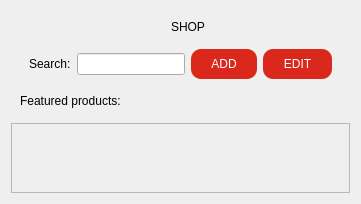
      <widget class="QWidget" name="shop">
       <layout class="QVBoxLayout" name="verticalLayout_4">
        <item>
         <widget class="QWidget" name="widget" native="true">
          <layout class="QVBoxLayout" name="verticalLayout_3">
           <item>
            <widget class="QLabel" name="label_2">
             <property name="maximumSize">
              <size>
               <width>1200</width>
               <height>100</height>
              </size>
             </property>
             <property name="styleSheet">
              <string notr="true">font: 75 20pt &quot;Bahnschrift Condensed&quot;;
padding-left: 15px;
</string>
             </property>
             <property name="text">
              <string>SHOP</string>
             </property>
             <property name="alignment">
              <set>Qt::AlignCenter</set>
             </property>
            </widget>
           </item>
           <item>
            <widget class="QWidget" name="CRUD_MENU" native="true">
             <layout class="QHBoxLayout" name="horizontalLayout">
              <item>
               <widget class="QLabel" name="label">
                <property name="maximumSize">
                 <size>
                  <width>100</width>
                  <height>16777215</height>
                 </size>
                </property>
                <property name="styleSheet">
                 <string notr="true">
font: bold 11pt &quot;Segoe UI&quot;;
color: black;</string>
                </property>
                <property name="text">
                 <string>Search:</string>
                </property>
               </widget>
              </item>
              <item>
               <widget class="QLineEdit" name="lineEdit_search">
                <property name="maximumSize">
                 <size>
                  <width>500</width>
                  <height>16777215</height>
                 </size>
                </property>
               </widget>
              </item>
              <item>
               <widget class="QPushButton" name="btn_add">
                <property name="cursor">
                 <cursorShape>PointingHandCursor</cursorShape>
                </property>
                <property name="styleSheet">
                 <string notr="true">background-color: #DA291C;
font: bold 11pt &quot;Segoe UI&quot;;
color: white;
border-radius: 10px;
border: none; 
padding: 8px 20px;</string>
                </property>
                <property name="text">
                 <string>ADD</string>
                </property>
               </widget>
              </item>
              <item>
               <widget class="QPushButton" name="btn_edit">
                <property name="cursor">
                 <cursorShape>PointingHandCursor</cursorShape>
                </property>
                <property name="styleSheet">
                 <string notr="true">background-color: #DA291C;
font: bold 11pt &quot;Segoe UI&quot;;
color: white;
border-radius: 10px;
border: none; 
padding: 8px 20px;</string>
                </property>
                <property name="text">
                 <string>EDIT</string>
                </property>
               </widget>
              </item>
             </layout>
            </widget>
           </item>
           <item>
            <widget class="QLabel" name="label_9">
             <property name="styleSheet">
              <string notr="true">font: 75 15pt &quot;Bahnschrift Condensed&quot;;</string>
             </property>
             <property name="text">
              <string>Featured products:</string>
             </property>
            </widget>
           </item>
          </layout>
         </widget>
        </item>
        <item>
         <widget class="QScrollArea" name="scrollArea">
          <property name="sizePolicy">
           <sizepolicy hsizetype="Preferred" vsizetype="Expanding">
            <horstretch>0</horstretch>
            <verstretch>0</verstretch>
           </sizepolicy>
          </property>
          <property name="styleSheet">
           <string notr="true"/>
          </property>
          <property name="widgetResizable">
           <bool>true</bool>
          </property>
          <widget class="QWidget" name="scrollAreaWidgetContents">
           <property name="geometry">
            <rect>
             <x>0</x>
             <y>0</y>
             <width>1129</width>
             <height>339</height>
            </rect>
           </property>
           <layout class="QGridLayout" name="gridLayout_2"/>
          </widget>
         </widget>
        </item>
       </layout>
      </widget>
